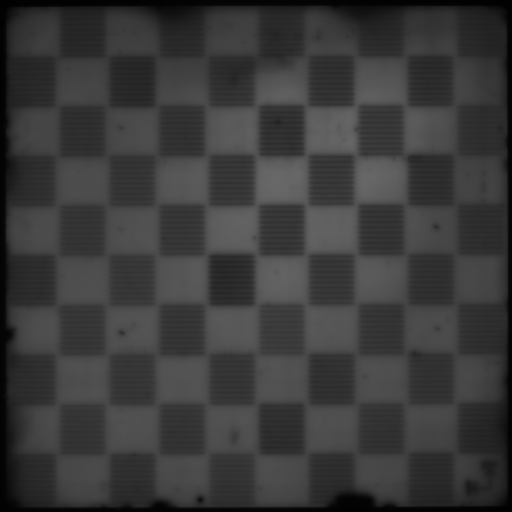
#> input picture test1.tif, 1024 x 1024 px (shown at 1/2 size); its folder holds only this picture in this run
$ python -i TWNBA_plinterpreter.py   (imports and definitions only)
#> lines starting #> are read from the running program, lines starting #| are printed output that depends on the picture
import numpy as np
import pandas as pd
import cv2 as cv
import pickle
from scipy import stats

pos_list = []


class PlImage:
    def __init__(self, file_name):
#> called with file_name = 'test1.tif'
        self.filename = file_name.split('.')[0]
        self.img_original = cv.imread(file_name, flags=(cv.IMREAD_LOAD_GDAL | cv.IMREAD_ANYDEPTH))
#> self.img_original is the input picture: shape (1024, 1024) uint16; min 331, max 27256, mean 14929.6
        self.mean = cv.mean(self.img_original)[0]
#> self.mean = 14929.6
        self.min_value = self.img_original.min()
#> self.min_value = 331
        self.img_corrected = self.img_original
        self.data = pd.DataFrame()

        self.threshold = None
        self.upper_point = None
        self.lower_point = None
        self.left_point = None
        self.top_point = None
        self.img_norm = None
        self.img_corrected_norm = None
        self.tilt = None
        self.radian = None
        self.degree = None

    def show_img(self):
        self.img_norm = cv.normalize(self.img_original, None, alpha=0, beta=1,
                                     norm_type=cv.NORM_MINMAX, dtype=cv.CV_32F)
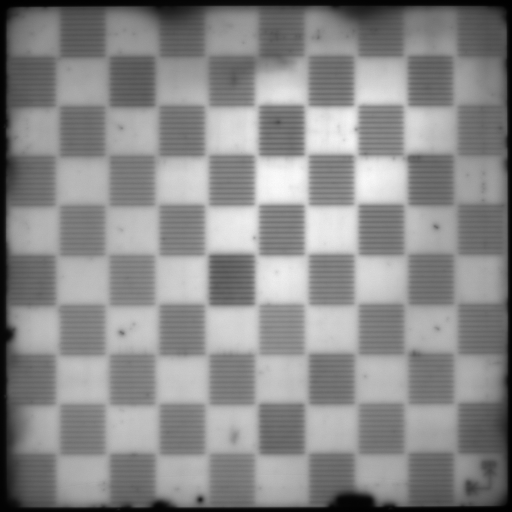
#> self.img_norm: shape (1024, 1024) float32 (shown at 1/2 size); min 3.86e-10, max 1, mean 0.542
        self.img_corrected_norm = cv.normalize(self.img_corrected, None, alpha=0, beta=1,
                                               norm_type=cv.NORM_MINMAX, dtype=cv.CV_32F)


        cv.imshow('corrected image', self.img_corrected_norm)
        cv.moveWindow('corrected image', 0, 0)
        win_position = cv.getWindowImageRect('corrected image')
        cv.imshow('original image', self.img_norm)
        cv.moveWindow('original image', win_position[2], 0)
        cv.waitKey(1000)

    def save_img(self):
        cv.imwrite(self.filename + '_final.tif', self.img_corrected)

    def save_data(self):
        self.data.to_csv(self.filename + '.csv')

    # [115 lines left out: functions tilt_correction, crop, analyse, manual_analyse, rapid_analyse, on_click, not called in this run]


def close_windows():
    cv.destroyAllWindows()

>>> result = PlImage('test1.tif').show_img()
